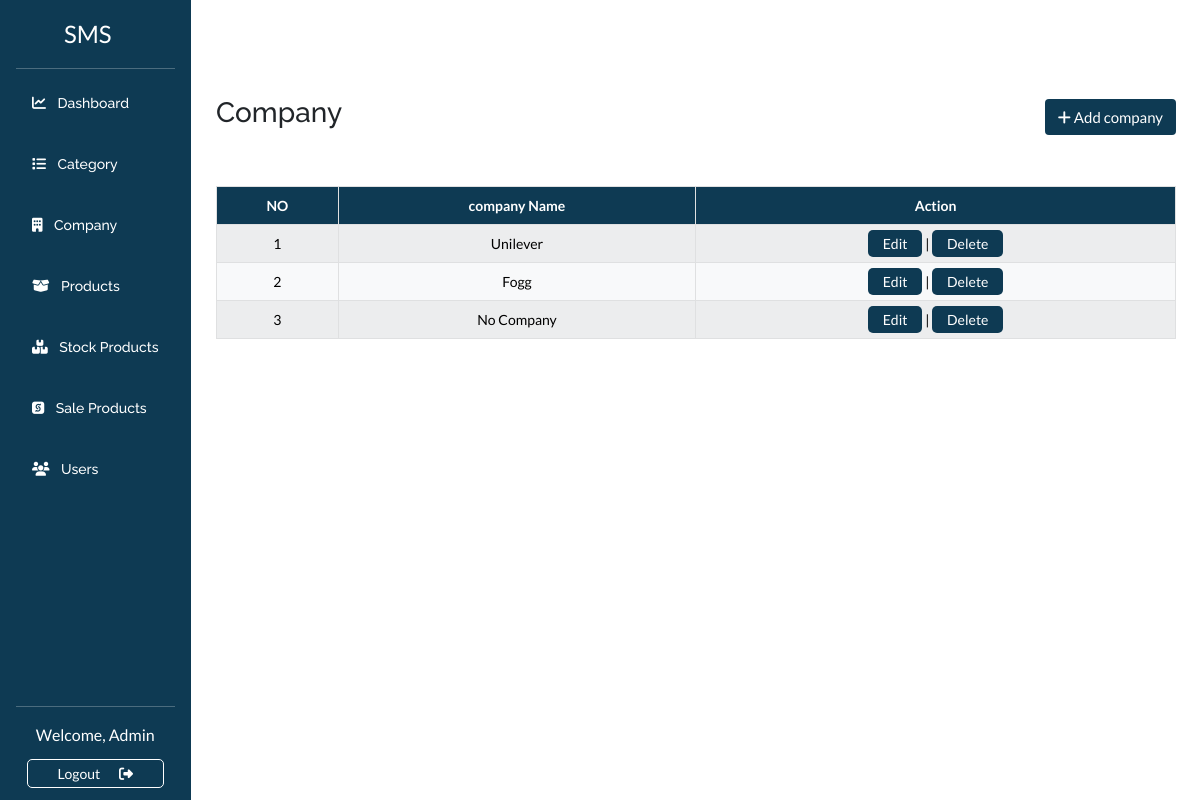
The page /company.php (signed in) on the database its author committed.
### tables this page shows
CREATE TABLE `company_info` (
  `id` int(10) NOT NULL,
  `company_name` varchar(30) NOT NULL
);

### company.php (the view, shortened to what this page needs)
<?php
include("includes/connection.php");
include "includes/header.php";
?>
<div id="main_content">
    <div class="row">
        <div class="col-2 pe-0">
            <?php
              include "includes/menu.php";
            ?>
        </div>
        <div class="col-10 pt-5 ps-0 mt-5">
            <main>
            <div class="container">
            <div class="d-flex justify-content-between align-items-center mb-5">
              <h3>Company</h3>
              <button type="button" class="btn myBtn" data-bs-toggle="modal" data-bs-target="#exampleModal">
                <i class="fa-solid fa-plus"></i>
                Add company
              </button>
            </div>
              <?php
                $query = "SELECT * FROM company_info";
                $data = mysqli_query($conn, $query);
              ?>
              <table id="company_table" class="table table-light table-striped table-bordered rounded text-center table-hover ">
                <thead>
                    <tr>
                      <th>NO</th>
                      <th>company Name</th>
                      <th>Action</th>
                    </tr>
                </thead>
                <tbody>
                    <?php
                    $i=1;
                    while ($row = mysqli_fetch_assoc($data)) { ?>
                        <tr>
                            <td class="company_id">
                                <?php echo $i++ ?>
                            </td>
                            <td class="text-capitalize">
                                <?php echo $row['company_name'] ?>
                            </td>
                            <?php echo "<td>
                                            <a href=\"#\" class=\"actionBtn edit_company\" data-bs-toggle=\"modal\">Edit</a> |
			                                <a href=\"company_function.php?id=$row[id]\" class=\"actionBtn\" onClick=\"return confirm('Are you sure you want to delete?')\">Delete</a>
                                        </td>"
                                ?>
                        </tr>
                    <?php } ?>
                </tbody>
              </table>
            </main>
        </div>
    </div>
</div>
<?php
include "includes/footer.php";
?>

### css/style.css (style rules this page uses)
:root { --white: #ffffff; --black: #000000; --primary: #0e3a53; --bg-color: #f4f4f4; --heading-font: "Raleway", sans-serif; --primary-font: "Lato", sans-serif; --input-bg: rgba(212, 211, 211, 0.44); }
* { margin: 0; padding: 0; box-sizing: border-box; }
body { width: 100vw; height: 100vh; overflow-x: hidden; font-size: 14px; font-family: "Lato", sans-serif; }
h1, h2, h3, h4, h5, h6 { font-family: var(--heading-font); }
p, a { font-family: var(--primary-font); }
.myBtn { font-size: 15px !important; color: var(--white); background-color: var(--primary); }
a.actionBtn { background-color: var(--primary); color: var(--white); padding: 5px 15px; border-radius: 5px; font-size: 14px; text-decoration: none; }
th { color: var(--white); background-color: var(--primary) !important; }

### rows shown on the page
company_info: company_name "Unilever"
company_info: company_name "Fogg"
company_info: company_name "No Company"

### other values the page prints
$_SESSION[username] "Admin"
